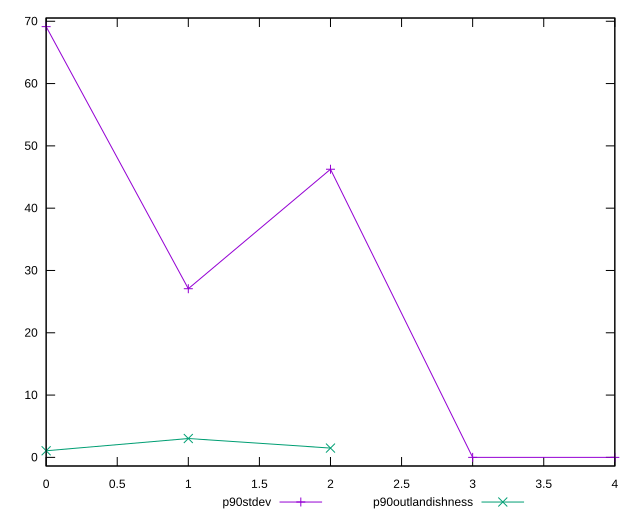

This chart was generated by the following gnuplot code:
reset

$p90Stdev <<EOF
0 69.13911550557116
1 27.073161779296
2 46.249074721881186
3 0
4 0
EOF

$p90Outlandishness <<EOF
0 1.0616924556213014
1 3.0301783264746227
2 1.4932839999999998
EOF

set key outside below
set xrange [0:4]
set yrange [-1.3827823101114232:70.52189781568258]
set trange [-1.3827823101114232:70.52189781568258]
set terminal svg size 640, 520 enhanced background rgb 'white'
set output "report_00015_2021-02-09T16-11-33.973Z/unminified-css/progression/stddev.svg"

plot $p90Stdev title "p90stdev" with linespoints, \
     $p90Outlandishness title "p90outlandishness" with linespoints

reset
